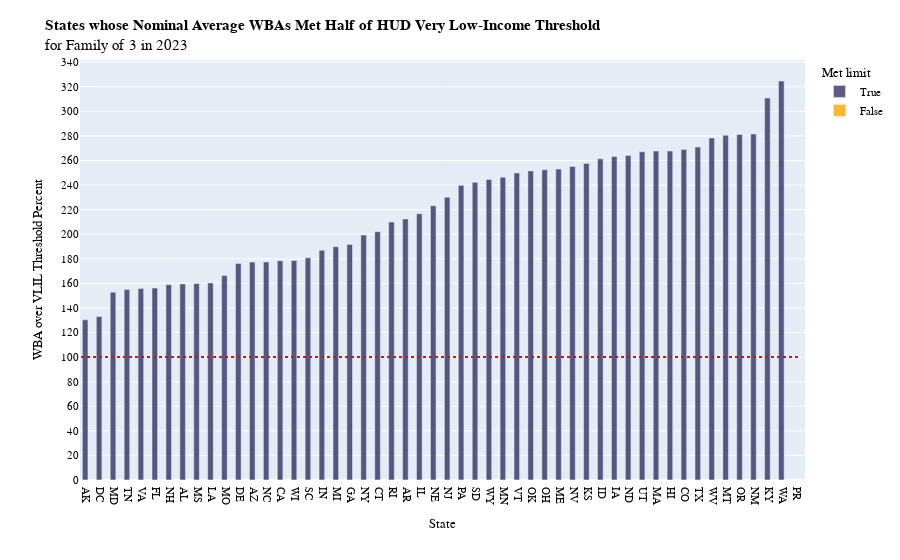

The notebook cell saved with this chart:
### Code cell
fig1 = px.bar(avgwba.sort_values(by='WBA-Limit Ratio'), 
             x='State', 
             y='WBA-Limit Ratio', 
             color = 'Met limit',
             color_discrete_sequence=['rgba(50,50,100,0.8)', 'rgba(255, 165, 0,0.8)'],
             width=2000)
fig1.update_layout(
    title_text="<b>States whose Nominal Average WBAs Met Half of HUD Very Low-Income Threshold</b> <br>for Family of 3 in 2023",
    barmode='group',
                   xaxis_title="State", yaxis_title="WBA over VLIL Threshold Percent",
                   font=dict(
                        family="Cambria",  
                        size=11,         
                        color="black",
                    ),
                   yaxis=dict(
                        tick0=0,          
                        dtick=20 
                    )
                  )
fig1.update_traces(width=0.4) 
fig1.add_shape(
    type="line",
    x0=-0.5,
    x1=51,
    y0=100,
    y1=100,
    line=dict(
        color="red",
        width=2,
        dash="dot"
    )
)
fig1.show()

### Figure 1 — Plotly figure (JSON) as saved in the notebook; plotly's stock layout.template omitted (floating-point values rounded to 4 significant figures)
{"data": [{"alignmentgroup": "True", "hovertemplate": "Met limit=True<br>State=%{x}<br>WBA-Limit Ratio=%{y}<extra></extra>", "legendgroup": "True", "marker": {"color": "rgba(50,50,100,0.8)", "pattern": {"shape": ""}}, "name": "True", "offsetgroup": "True", "orientation": "v", "showlegend": true, "textposition": "auto", "type": "bar", "width": 0.4, "x": ["AK", "DC", "MD", "TN", "VA", "FL", "NH", "AL", "MS", "LA", "MO", "DE", "AZ", "NC", "CA", "WI", "SC", "IN", "MI", "GA", "NY", "CT", "RI", "AR", "IL", "NE", "NJ", "PA", "SD", "WY", "MN", "VT", "OK", "OH", "ME", "NV", "KS", "ID", "IA", "ND", "UT", "MA", "HI", "CO", "TX", "WV", "MT", "OR", "NM", "KY", "WA"], "xaxis": "x", "y": [130.3, 133, 152.8, 155.0, 155.8, 156.2, 159.0, 159.6, 159.9, 160.4, 166.3, 176.3, 177.3, 177.5, 178.5, 178.6, 180.9, 186.9, 189.9, 191.7, 199.3, 202.1, 210.0, 212.4, 216.6, 223.2, 230.2, 239.8, 242.2, 244.6, 246.3, 249.9, 251.6, 252.5, 253, 255.2, 257.7, 261.3, 263.3, 264.0, 267.1, 267.7, 267.7, 268.9, 270.9, 278.3, 280.5, 281.2, 281.6, 310.9, 324.7], "yaxis": "y"}, {"alignmentgroup": "True", "hovertemplate": "Met limit=False<br>State=%{x}<br>WBA-Limit Ratio=%{y}<extra></extra>", "legendgroup": "False", "marker": {"color": "rgba(255, 165, 0,0.8)", "pattern": {"shape": ""}}, "name": "False", "offsetgroup": "False", "orientation": "v", "showlegend": true, "textposition": "auto", "type": "bar", "width": 0.4, "x": ["PR"], "xaxis": "x", "y": [null], "yaxis": "y"}], "layout": {"autosize": true, "barmode": "group", "font": {"color": "black", "family": "Cambria", "size": 11}, "legend": {"title": {"text": "Met limit"}, "tracegroupgap": 0}, "margin": {"t": 60}, "shapes": [{"line": {"color": "red", "dash": "dot", "width": 2}, "type": "line", "x0": -0.5, "x1": 51, "y0": 100, "y1": 100}], "title": {"text": "<b>States whose Nominal Average WBAs Met Half of HUD Very Low-Income Threshold</b> <br>for Family of 3 in 2023"}, "xaxis": {"anchor": "y", "autorange": true, "domain": [0, 1], "range": [-0.5702, 51.5], "title": {"text": "State"}, "type": "category"}, "yaxis": {"anchor": "x", "autorange": true, "domain": [0, 1], "dtick": 20, "range": [0, 341.8], "tick0": 0, "title": {"text": "WBA over VLIL Threshold Percent"}, "type": "linear"}}}
